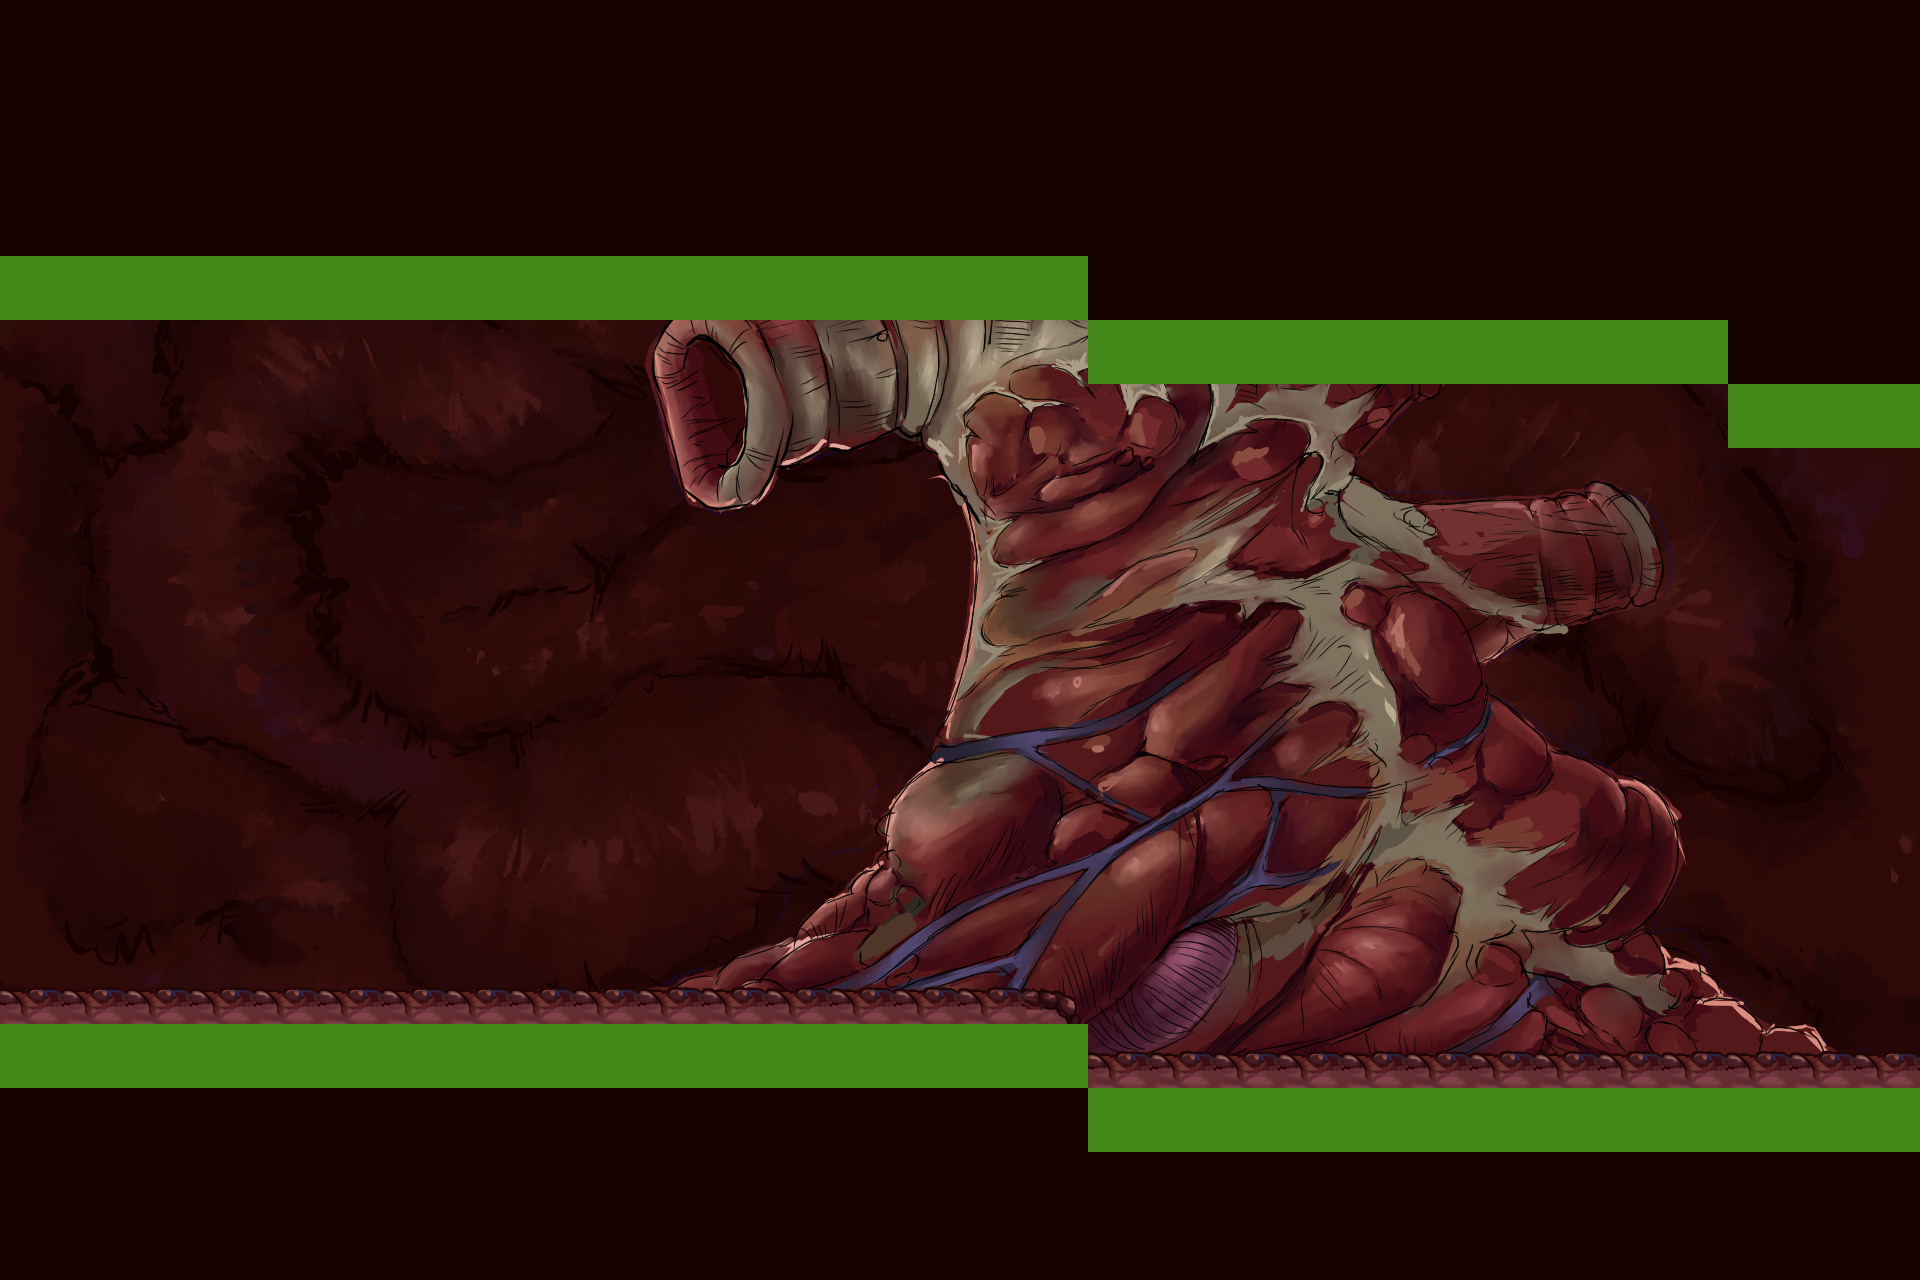

Rendered tile map (Tiled .tmx) drawn with the repository's tilesets; below, a short description and the map source with its tile grids summarised:
An orthogonal 30x20 tile map with 64x64 px tiles, 6 tile layers (Background, Middleground, Solid, Navigation, ...), 7 tilesets and 7 objects (2x Door, 2x Enemy, Player, Checkpoint, dialogTrigger).

<map version="1.4" tiledversion="1.4.3" orientation="orthogonal" renderorder="right-down" width="30" height="20" tilewidth="64" tileheight="64" infinite="0" nextlayerid="10" nextobjectid="46">
 <properties>
  <property name="Draw" type="bool" value="true" />
 </properties>
 <tileset firstgid="1" source="Atlas_2.3.tsx" />
 <tileset firstgid="257" name="TileMetadata" tilewidth="64" tileheight="64" tilecount="2" columns="2">
  <image source="TileMetadata.png" width="128" height="64" />
 </tileset>
 <tileset firstgid="259" name="Atlas_general" tilewidth="64" tileheight="64" tilecount="256" columns="16">
  <image source="Atlas_general.png" width="1024" height="1024" />
 </tileset>
 <tileset firstgid="515" name="atlas_2.2" tilewidth="64" tileheight="64" tilecount="256" columns="16">
  <image source="atlas_2.2.png" width="1024" height="1024" />
 </tileset>
 <tileset firstgid="771" name="Middleground" tilewidth="1920" tileheight="1080" tilecount="7" columns="0">
  <grid orientation="orthogonal" width="1" height="1" />
  <tile id="0">
   <image width="1920" height="1080" source="../Textures/Middleground/Cor/Obj6.png" />
  </tile>
  <tile id="1">
   <image width="1920" height="1080" source="../Textures/Middleground/Cor/Obj7.png" />
  </tile>
  <tile id="2">
   <image width="1920" height="1080" source="../Textures/Middleground/Cor/Obj1.png" />
  </tile>
  <tile id="3">
   <image width="1920" height="1080" source="../Textures/Middleground/Cor/Obj2.png" />
  </tile>
  <tile id="4">
   <image width="1920" height="1080" source="../Textures/Middleground/Cor/Obj3.png" />
  </tile>
  <tile id="5">
   <image width="1920" height="1080" source="../Textures/Middleground/Cor/Obj4.png" />
  </tile>
  <tile id="6">
   <image width="1920" height="1080" source="../Textures/Middleground/Cor/Obj5.png" />
  </tile>
 </tileset>
 <tileset firstgid="778" name="Background3_Corazon" tilewidth="64" tileheight="64" tilecount="480" columns="30">
  <image source="../Textures/Backgrounds/Cor/Background3_Corazon.png" width="1920" height="1080" />
 </tileset>
 <tileset firstgid="1258" name="MiddleSala1" tilewidth="64" tileheight="64" tilecount="600" columns="30">
  <image source="../Textures/Middleground/Cor/MiddleSala1.png" width="1920" height="1280" />
 </tileset>
 <layer id="5" name="Background" width="30" height="20">
  <properties>
   <property name="Draw" type="bool" value="true" />
  </properties>
  <data>[600 cells, 480 non-empty, 480 distinct tile ids]</data>
 </layer>
 <layer id="7" name="Middleground" width="30" height="20">
  <properties>
   <property name="Draw" type="bool" value="true" />
  </properties>
  <data>[600 cells, 600 non-empty, 600 distinct tile ids]</data>
 </layer>
 <layer id="1" name="Solid" width="30" height="20">
  <properties>
   <property name="Draw" type="bool" value="true" />
  </properties>
  <data>[600 cells, 306 non-empty, 7 distinct tile ids]</data>
 </layer>
 <layer id="9" name="Navigation" width="30" height="20">
  <properties>
   <property name="Navigation" type="bool" value="true" />
  </properties>
  <data>[600 cells, 0 non-empty, 0 distinct tile ids]</data>
 </layer>
 <layer id="6" name="Map" width="30" height="20">
  <properties>
   <property name="Draw" type="bool" value="true" />
  </properties>
  <data>[600 cells, 30 non-empty, 2 distinct tile ids]</data>
 </layer>
 <layer id="4" name="Collisions" width="30" height="20">
  <data>[600 cells, 60 non-empty, 1 distinct tile ids]</data>
 </layer>
 <objectgroup id="2" name="Entities">
  <object id="2" name="Door" type="Door" x="-11.0415" y="296.2" width="25.7642" height="762.654">
   <properties>
    <property name="Destination" value="MapPulmo_Sala11.tmx" />
    <property name="Type" value="Door" />
    <property name="playerX" type="float" value="4590" />
    <property name="playerY" type="float" value="209" />
   </properties>
  </object>
  <object id="6" name="Eosinofilo" type="Enemy" x="1141.17" y="654.834">
   <point />
  </object>
  <object id="37" name="Door" type="Door" x="1893.18" y="414.127" width="25.7642" height="677.806">
   <properties>
    <property name="Destination" value="MapCor_Sala2.tmx" />
    <property name="Type" value="Door" />
    <property name="playerX" type="float" value="139" />
    <property name="playerY" type="float" value="210" />
   </properties>
  </object>
  <object id="38" name="Player" type="Player" x="154.545" y="796.97">
   <point />
  </object>
  <object id="43" name="CheckPoint" type="Checkpoint" x="355.1" y="766.52" width="256" height="256">
   <properties>
    <property name="isActive" type="bool" value="false" />
   </properties>
  </object>
  <object id="44" name="VirusBasico" type="Enemy" x="1537.33" y="789.333">
   <point />
  </object>
  <object id="45" name="dialogTrigger" type="dialogTrigger" x="389.976" y="777.242" width="177.381" height="245.515">
   <properties>
    <property name="Type" value="dialogTrigger" />
    <property name="_id" type="int" value="31" />
    <property name="amount" type="int" value="2" />
    <property name="lock" type="bool" value="true" />
   </properties>
  </object>
 </objectgroup>
</map>
